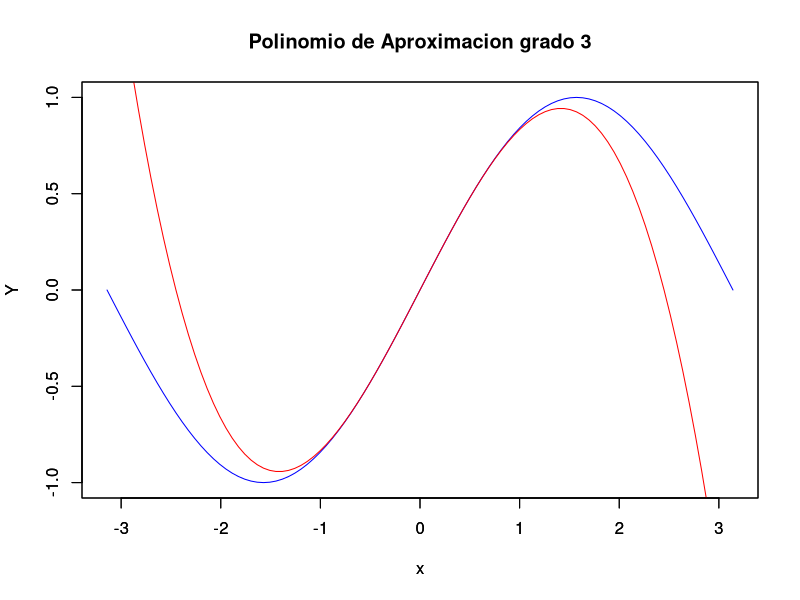
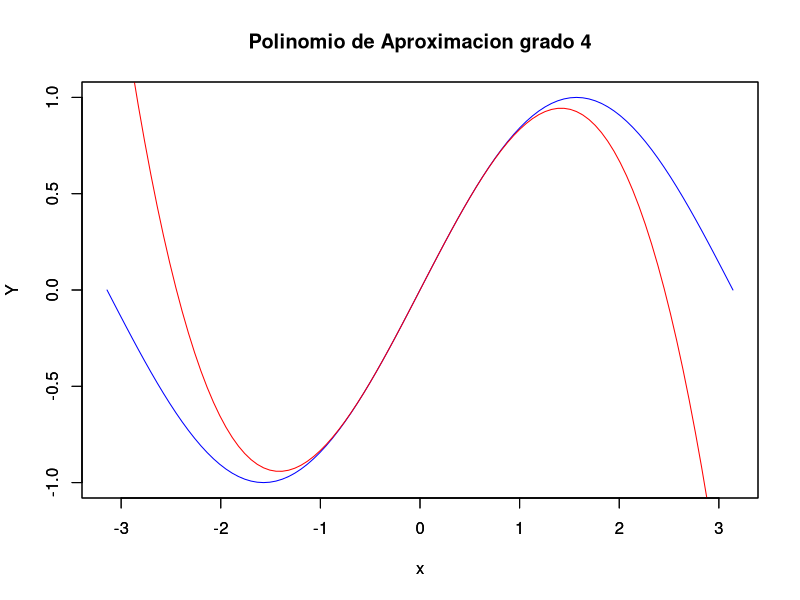

Reproduce these figures in R, in order.
#--------------------------------
# RETO #1
# METODO DE REMEZ
#--------------------------------
# Integrantes
# - Andres Camilo Giraldo Gil
# - Erika Alejandra Gonzalez
# - Leonel Steven Londono
#--------------------------------
# Analisis Numerico
#--------------------------------

#Particiones en X
ParticionesX <- function(gradosPoli, suma){
  coeficientesX <- c()
  i <- 1
  while(length(coeficientesX) < gradosPoli){
    if (length(coeficientesX) == 0 )
    {
      coeficientesX[i] <- -pi/64;
      i <- i +1
    }
    coeficientesX[i] <- (coeficientesX[i-1]+ (suma))
    i <- i+1
  }

  return (coeficientesX)
}

#Particiones en Y
ParticionesY <- function(gradospoli, funcion,derivada, coeficientesX){
  coeficientesY <- c()
  j <- 1
  while (j < gradospoli+1 )
  {
    coeficientesY[j] <- funcion(coeficientesX[j])
    j <- j+1
  }

  coeficientesY[j] <- derivada(pi/128)
  return(coeficientesY)
}

#Metodo de Remez
Remez_P3 <- function(funcion, derivada, gradosPoli, suma){
  #Coeficientes de las particiones en X y Y
  coeficientesX <- ParticionesX(gradospoli,suma )
  coeficientesY <- ParticionesY(gradospoli, funcion, derivada, coeficientesX)

  #Coeficientes del sistema de ecuaciones
  coeficientesSistema = rbind(
    c(1,coeficientesX[1],(coeficientesX[1])^2,(coeficientesX[1])^3),
    c(1,coeficientesX[2],(coeficientesX[2])^2,(coeficientesX[2])^3),
    c(1,coeficientesX[3],(coeficientesX[3])^2,(coeficientesX[3])^3),
    c(0,1,2*(pi/128),3*(pi/128)^2))

  #Se resuelve el sistema de ecuaciones
  coeficientesPolinomio <- solve(coeficientesSistema, coeficientesY)

  cat("\nCoeficientes del polinomio aproximado de grado :", gradospoli, ":\n")
  print(coeficientesPolinomio)
  #Se remplazan los coeficientes en el polinomio de aproximacion


  funcionAproximada <- function(x, gradosPoli){
    coeficientesPolinomio[1] + (coeficientesPolinomio[2]*x) + (coeficientesPolinomio[3]*x^2) + (coeficientesPolinomio[4]*x^3)
  }

  return (funcionAproximada)

}

Remez_P4 <- function(funcion, derivada, gradosPoli, suma){
  #Coeficientes de las particiones en X y Y
  coeficientesX <- ParticionesX(gradospoli,suma )
  coeficientesY <- ParticionesY(gradospoli, funcion, derivada, coeficientesX)

  #Coeficientes del sistema de ecuaciones
  coeficientesSistema = rbind(
    c(1,coeficientesX[1],(coeficientesX[1])^2,(coeficientesX[1])^3,(coeficientesX[1])^4),
    c(1,coeficientesX[2],(coeficientesX[2])^2,(coeficientesX[2])^3,(coeficientesX[2])^4),
    c(1,coeficientesX[3],(coeficientesX[3])^2,(coeficientesX[3])^3,(coeficientesX[3])^4),
    c(1,coeficientesX[4],(coeficientesX[4])^2,(coeficientesX[4])^3,(coeficientesX[4])^4),
    c(0,1,2*(pi/128),3*(pi/128)^2,4*(pi/128)^3))

  #Se resuelve el sistema de ecuaciones
  coeficientesPolinomio <- solve(coeficientesSistema, coeficientesY)

  cat("\nCoeficientes del polinomio aproximado de grado: ", gradospoli, ":\n")
  print(coeficientesPolinomio)
  #Se remplazan los coeficientes en el polinomio de aproximacion


  funcionAproximada <- function(x, gradosPoli){
    coeficientesPolinomio[1] + (coeficientesPolinomio[2]*x) + (coeficientesPolinomio[3]*x^2) + (coeficientesPolinomio[4]*x^3)+(coeficientesPolinomio[5]*x^4)
  }

  return (funcionAproximada)

}

#Funcion a la cual se le va a realizar la aproximacion
funcion <- function(x){
  return (sin(x))
}

#Derivada de la funcion
derivada <- function(x){
  return(cos(x))
}

#Grado del polinomio de aproximacion
gradospoli <- 3

suma <- (2*(pi/64))/(gradospoli-1)

#Polinomio que aproxima la funcion
funcionAproximada <- Remez_P3(funcion, derivada, gradosPoli, suma)

#Grafica de la funcion seno
plot(funcion,xlim = c(-pi,pi), ylim=c(-1,1),ylab = "Y", col = "blue")
#Grafica del polinomio que aproxima la funcion
par(new = TRUE)
plot(funcionAproximada,xlim = c(-pi,pi),ylim=c(-1,1),ylab = "Y", main = "Polinomio de Aproximacion grado 3", col= "red")

#Variables que se usaran para medir los errores
ErrorAbsoluto <- 0
ErrorRelativo <- 0
ValorX <- pi/200

#Calculo del error en un punto dado
ErroAbsoluto = abs((funcion(ValorX)- funcionAproximada(ValorX))*10^-6)
ErrorRelativo  = ((ErroAbsoluto / funcionAproximada(ValorX))*100)*10^-6
#Se muestra los errores en un punto dato
cat("\nDado el punto  ",ValorX)
cat("\nEl Error Relativo es de :" ,ErrorRelativo)
cat("\nEl Error Absoluto es de :" ,ErroAbsoluto, "\n")

#--------------------------------
# Prueba con un polinomio de grado 4
#--------------------------------

#Grado del polinomio de aproximacion
gradospoli <- 4

suma <- (2*(pi/64))/(gradospoli-1)

#Polinomio que aproxima la funcion
funcionAproximada <- Remez_P4(funcion, derivada, gradosPoli, suma)

#Grafica de la funcion seno
plot(funcion,xlim = c(-pi,pi), ylim=c(-1,1),ylab = "Y", col = "blue")
#Grafica del polinomio que aproxima la funcion
par(new = TRUE)
plot(funcionAproximada,xlim = c(-pi,pi),ylim=c(-1,1),ylab = "Y", main = "Polinomio de Aproximacion grado 4", col= "red")

#Variables que se usaran para medir los errores
ErrorAbsoluto <- 0
ErrorRelativo <- 0
ValorX <- pi/200

#Calculo del error en un punto dado
ErroAbsoluto = abs((funcion(ValorX)- funcionAproximada(ValorX))*10^-6)
ErrorRelativo  = ((ErroAbsoluto / funcionAproximada(ValorX))*100)*10^-6
#Se muestra los errores en un punto dato
cat("\nDado el punto  ",ValorX)
cat("\nEl Error Relativo es de :" ,ErrorRelativo)
cat("\nEl Error Absoluto es de :" ,ErroAbsoluto)

#--------------------------------
